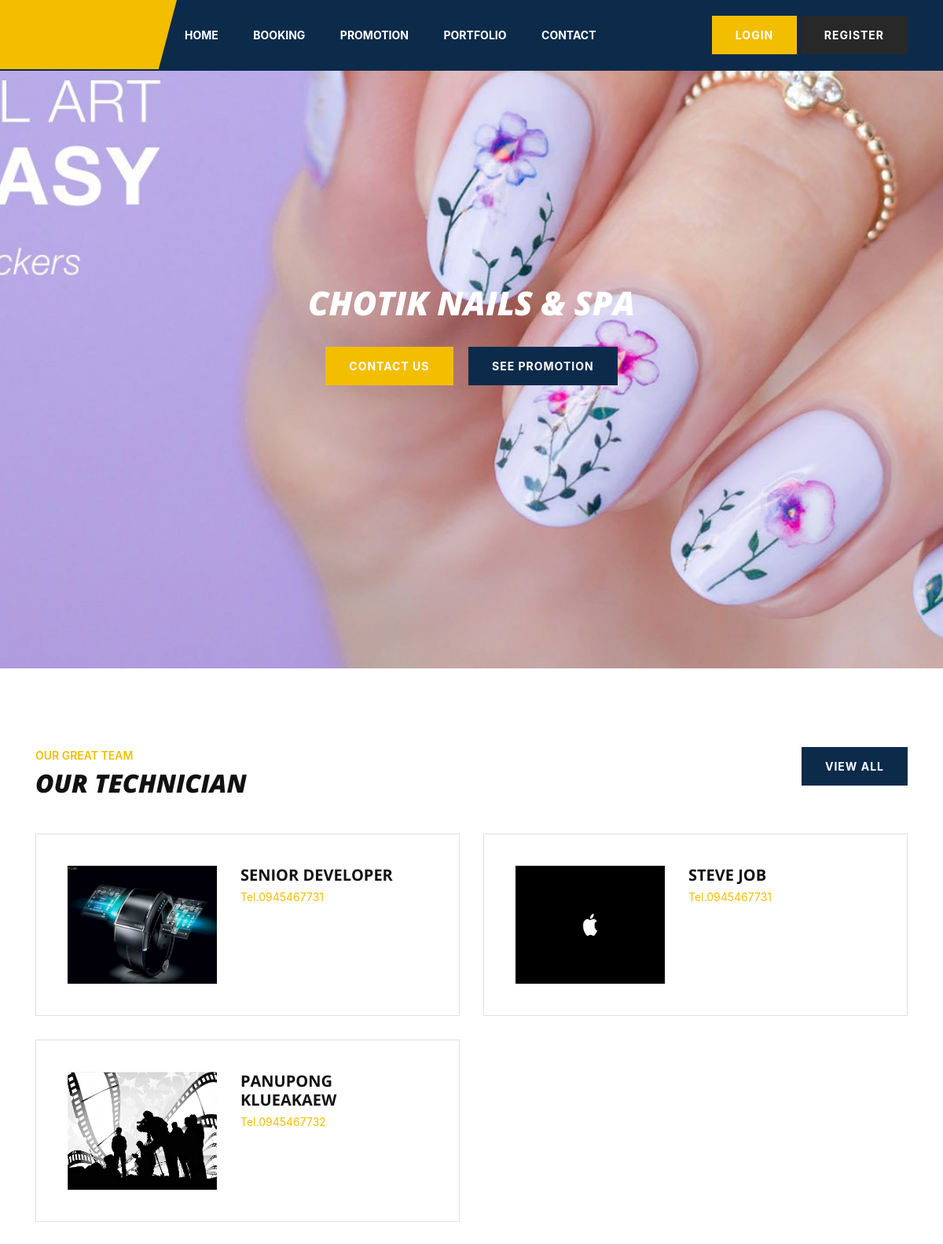
Page /index.blade.php on the committed database.
### tables this page shows
CREATE TABLE `tbl_tech` (
  `id` int(11) NOT NULL,
  `tech_id` varchar(255) NOT NULL,
  `email` text NOT NULL,
  `tel` varchar(50) NOT NULL,
  `firstname` text NOT NULL,
  `lastname` text NOT NULL,
  `picture` longtext NOT NULL,
  `expert` text NOT NULL,
  `salary` varchar(50) NOT NULL DEFAULT '0',
  `status` int(1) NOT NULL DEFAULT 0,
  `create_at` timestamp NOT NULL DEFAULT current_timestamp(),
  `update_at` timestamp NULL DEFAULT NULL
);

### index.blade.php (the view, shortened to what this page needs)
<?php
require_once __DIR__.'/db/connectpdo.php';
?>
<!DOCTYPE html>
<html lang="zxx">
<head><?php require_once __DIR__.'/resource/head.php'; ?></head>
<body>
    <?php require_once __DIR__.'/resource/navbar.php'; ?>
    <section class="hero set-bg" data-setbg="assets/img1/5.jpg" style="opacity: 1">
        <div class="container">
            <div class="row">
                <div class="col-lg-12 text-center">
                    <div class="hero__text">
                        <h2>chotik nails & spa</h2>
                        <a href="contact.blade.php" class="primary-btn">Contact us</a>
                        <a href="promotion.blade.php" class="primary-btn second-bg">See Promotion</a>
                    </div>
                </div>
            </div>
        </div>
    </section>
    <section class="team spad">
        <div class="container">
            <div class="row">
                <div class="col-lg-7 col-md-7 col-sm-7">
                    <div class="section-title">
                        <span>Our Great Team</span>
                        <h2>Our Technician</h2>
                    </div>
                </div>
                <div class="col-lg-5 col-md-5 col-sm-5">
                    <div class="team__all">
                        <a href="technician.blade.php" class="primary-btn second-bg">View all</a>
                    </div>
                </div>
            </div>
            <div class="row">
                <?php
                    $sql = "SELECT * FROM tbl_tech ORDER BY id DESC";
                    $stmt=$db->prepare($sql);
                    $stmt->execute();
                    while($row=$stmt->fetch(PDO::FETCH_ASSOC)){
                        $firstname = $row['firstname'];
                        $lastname = $row['lastname'];
                        $tel = $row['tel'];
                        $picture = $row['picture'];
                ?>
                <div class="col-lg-6">
                    <div class="team__item">
                        <div class="team__item__img">
                            <img src="backend/img/tech/<?=$picture?>" alt="" style="width: 190px; height: 150px;">
                        </div>
                        <div class="team__item__text">
                            <h5><?=$firstname?> <?=$lastname?></h5>
                            <span>Tel.<?=$tel?></span>
                        </div>
                    </div>
                </div>
                <?php } ?>
            </div>
        </div>
    </section>
</body>
</html>

### resource/head.php (shortened to what this page needs)
<link rel="stylesheet" href="assets/css/bootstrap.min.css" type="text/css">
<link rel="stylesheet" href="assets/css/font-awesome.min.css" type="text/css">
<link rel="stylesheet" href="assets/css/nice-select.css" type="text/css">
<link rel="stylesheet" href="assets/css/magnific-popup.css" type="text/css">
<link rel="stylesheet" href="assets/css/jquery-ui.min.css" type="text/css">
<link rel="stylesheet" href="assets/css/owl.carousel.min.css" type="text/css">
<link rel="stylesheet" href="assets/css/slicknav.min.css" type="text/css">
<link rel="stylesheet" href="assets/css/style.css" type="text/css">
<link rel="stylesheet" href="https://stackpath.bootstrapcdn.com/bootstrap/4.5.2/css/bootstrap.min.css">

### resource/navbar.php (shortened to what this page needs)
<header class="header" style="height: 90px;">
    <div class="container">
        <div class="row">
            <div class="col-lg-2">
                <div class="header__logo">
                </div>
            </div>
            <div class="col-lg-7">
                <nav class="header__menu">
                    <ul>
                        <li><a class="active" href="index.blade.php">Home</a></li>
                        <li><a href="booking.blade.php">Booking</a></li>
                        <li><a href="promotion.blade.php">Promotion</a></li>
                        <li><a href="#">Portfolio</a>
                        </li>
                        <li><a href="contact.blade.php">Contact</a></li>
                    </ul>
                </nav>
            </div>
            <div class="col-lg-3 d-flex justify-content-end">
            <?php if (isset($_SESSION['id'])) { ?>
                <nav class="header__menu">
                    <ul>
                        <li><a href="#"><?php echo $_SESSION['firstname']; ?> <?php echo $_SESSION['lastname']; ?></a>
                            <ul class="dropdown">
                                <li><a href="profile.blade.php">Profile</a></li>
                                <li><a href="logout.blade.php">Logout</a></li>
                            </ul>
                        </li>
                    </ul>
                </nav>
            <?php }else{ ?>
                <div class="header__right">
                    <div class="header__right__btn">
                        <a href="#" class="primary-btn" data-toggle="modal" data-target="#loginModal">Login</a>
                    </div>
                    <div class="header__right__btn">
                        <a href="#" class="primary-btn" data-toggle="modal" data-target="#regisModal" style="background-color: #282828;">Register</a>
                    </div>
                </div>
            <?php } ?>
            </div>
        </div>
    </div>
</header>

### assets/css/style.css (style rules this page uses)
html, body { height: 100%; font-family: "Open Sans", sans-serif; -webkit-font-smoothing: antialiased; font-smoothing: antialiased; }
h1, h2, h3, h4, h5, h6 { margin: 0; color: #111111; font-weight: 400; font-family: "Open Sans", sans-serif; }
h2 { font-size: 36px; }
h5 { font-size: 18px; }
img { max-width: 100%; }
ul, ol { padding: 0; margin: 0; }
.section-title { margin-bottom: 45px; }
.section-title span { color: #f3bd00; font-size: 14px; font-weight: 600; text-transform: uppercase; display: block; margin-bottom: 6px; }
.section-title h2 { color: #111111; font-weight: 800; font-style: italic; text-transform: uppercase; }
.set-bg { background-repeat: no-repeat; background-size: cover; background-position: top center; }
.spad { padding-top: 100px; padding-bottom: 100px; }
.primary-btn { display: inline-block; font-size: 14px; font-weight: 700; text-transform: uppercase; padding: 14px 30px; color: #ffffff; background: #f3bd00; letter-spacing: 1px; }
.primary-btn.second-bg { background: #0c2b4b; }
.header { background: #0c2b4b; position: absolute; left: 0; top: 0; width: 100%; }
.header__logo { padding: 33px 0 31px; position: relative; z-index: 1; }
.header__logo::before { position: absolute; left: -400px; top: 0; width: 580px; height: 100%; background: #f3bd00; content: ""; z-index: -1; -webkit-clip-path: polygon(0% 0%, 100% 0%, 96% 100%, 0% 100%); clip-path: polygon(0% 0%, 100% 0%, 96% 100%, 0% 100%); }
.header__menu { padding: 28px 0px; }
.header__menu ul li { list-style: none; display: inline-block; margin-right: 40px; position: relative; }
.header__menu ul li:last-child { margin-right: 0; }
.header__menu ul li a { font-size: 14px; font-weight: 700; text-transform: uppercase; color: #ffffff; display: block; padding: 6px 0; position: relative; }
.header__menu ul li a:after { position: absolute; left: 0; bottom: 0; width: 100%; height: 2px; background: #f3bd00; content: ""; -webkit-transition: all, 0.5s; -o-transition: all, 0.5s; transition: all, 0.5s; opacity: 0; }
.header__right { text-align: right; padding: 20px 0; }
.header__right__btn { display: inline-block; }
.hero { height: 850px; display: -webkit-box; display: -ms-flexbox; display: flex; -webkit-box-align: center; -ms-flex-align: center; align-items: center; }
.hero__text h2 { font-size: 42px; font-weight: 800; text-transform: uppercase; font-style: italic; color: #ffffff; margin-bottom: 30px; }
.hero__text .second-bg { margin-left: 15px; }
.team { padding-bottom: 70px; }
.team__all { text-align: right; }
.team__item { border: 1px solid #e1e1e1; overflow: hidden; padding: 40px; margin-bottom: 30px; }
.team__item__img { float: left; margin-right: 30px; }
.team__item__text { overflow: hidden; }
.team__item__text h5 { font-weight: 700; color: #111111; text-transform: uppercase; margin-bottom: 5px; }
.team__item__text span { font-size: 14px; color: #f3bd00; display: block; margin-bottom: 12px; }
@media only screen and (min-width: 1200px) { .container { max-width: 1170px; } }
@media (min-width: 576px) { .team__all { text-align: right !important; margin-bottom: 0 !important; } }

### rows in the picture
tbl_tech: picture (picture), firstname "SENIOR", lastname "DEVELOPER", tel "0945467731"
tbl_tech: picture (picture), firstname "STEVE", lastname "JOB", tel "0945467731"
tbl_tech: picture (picture), firstname "PANUPONG", lastname "KLUEAKAEW", tel "0945467732"
